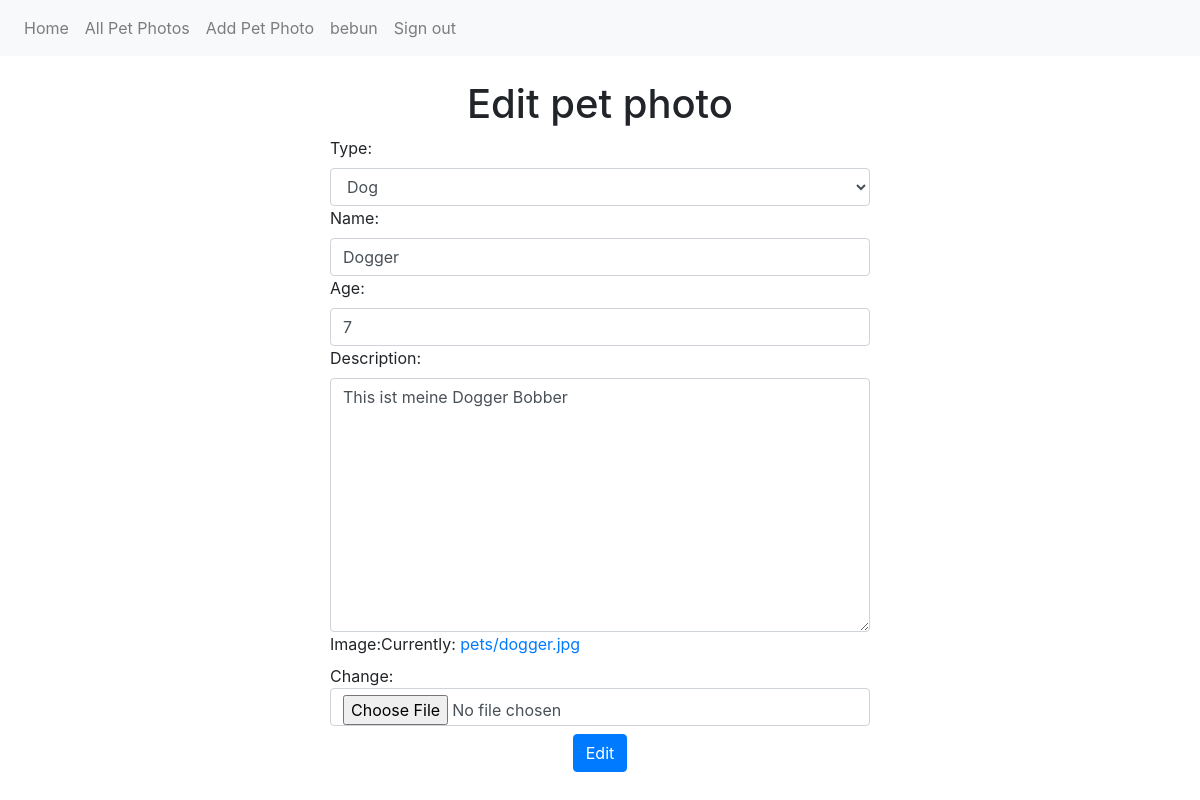
Page /pets/edit/9/ (signed in) on the earlier database version.
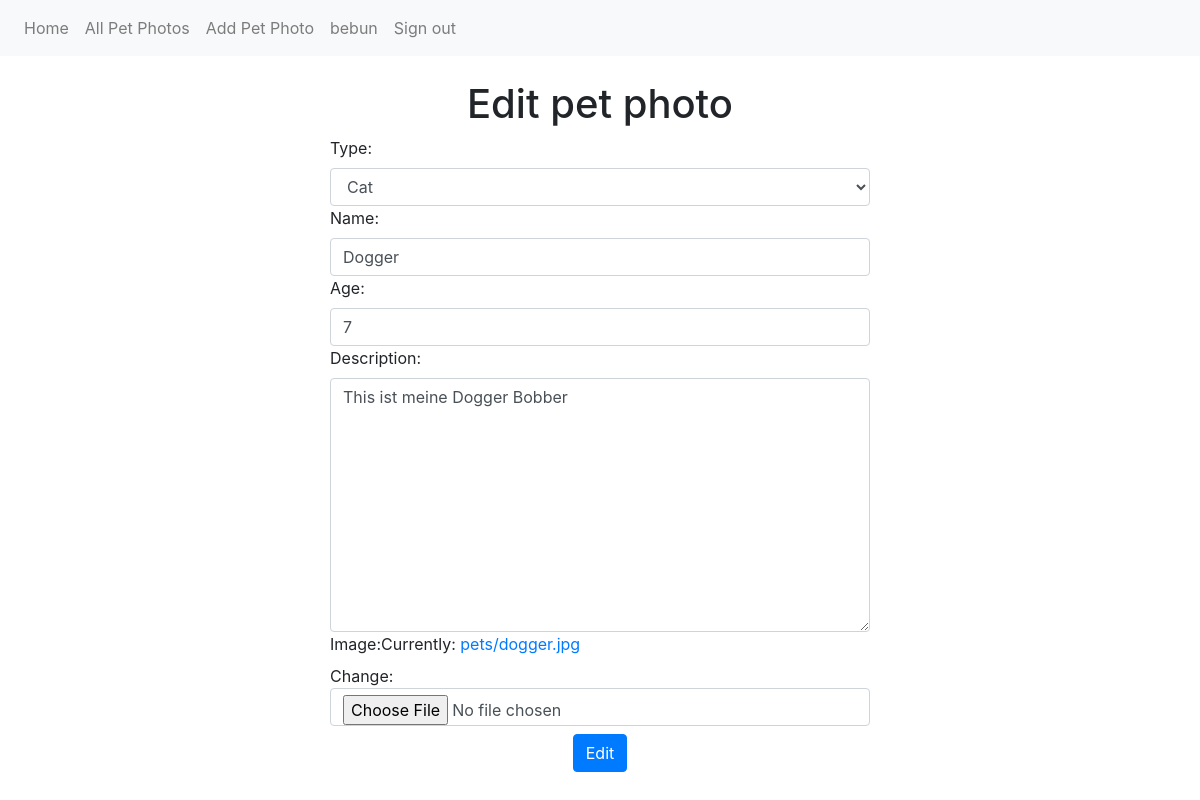
Same page on the later database version.
### Petstagram/pets/models.py (models this page shows, shortened)
class Pet(models.Model):
    DOG = 'dog'
    CAT = 'cat'
    PARROT = 'parrot'
    UNKNOWN = 'unknown'
    PET_TYPES = (
        (DOG, 'Dog'),
        (CAT, 'Cat'),
        (PARROT, 'Parrot'),
        (UNKNOWN, 'Unknown'),
    )
    type = models.CharField(max_length=7, choices=PET_TYPES, default=UNKNOWN)
    name = models.CharField(max_length=6, blank=False)
    age = models.IntegerField(blank=False)
    description = models.TextField(blank=False)
    image = models.ImageField(
        upload_to='pets',
    )
    user = models.ForeignKey(UserProfile, on_delete=models.CASCADE)

### Petstagram/pets/views.py (the view, shortened to what this page needs)
# urls.py: path('edit/<int:pk>/', UpdatePetView.as_view(), name='edit pet'),
class UpdatePetView(auth_mixins.LoginRequiredMixin, views.UpdateView):
    template_name = 'pet_edit.html'
    model = Pet
    form_class = PetForm

### Petstagram/pets/forms/pet_form.py
class PetForm(forms.ModelForm):
    def __init__(self, *args, **kwargs):
        super().__init__(*args, **kwargs)
        for (_, field) in self.fields.items():
            field.widget.attrs['class'] = 'form-control'
    class Meta:
        model = Pet
        exclude = ('user',)
        widgets = {
            'image_url': forms.TextInput(
                attrs={
                    'id': 'img_input',
                }
            )
        }

### templates/pet_edit.html (shortened to what this page needs)
{% extends 'shared/site.html' %}
{% block site_content %}
    <h1 class="text-center">Edit pet photo</h1>
    <div class="row">
        <div class="col-lg-3"></div>
        <div class="col-lg-6">
            <form method="post" action="{% url 'edit pet' pet.pk %}" class="furniture-form" enctype="multipart/form-data">
                {{ form }}
                <button class="btn btn-primary mt-2 mx-auto d-block" type="submit">Edit</button>
            </form>
        </div>
        <div class="col-lg-3"></div>
    </div>
{% endblock %}

### templates/shared/site.html (shortened to what this page needs)
<!DOCTYPE html>
<html lang="en">
<head>
    <link rel="stylesheet" href="https://stackpath.bootstrapcdn.com/bootstrap/4.3.1/css/bootstrap.min.css"
>
    <link rel="stylesheet" href="https://stackpath.bootstrapcdn.com/font-awesome/4.7.0/css/font-awesome.min.css"
>
</head>
<body>
<nav class="navbar navbar-expand-lg navbar-light bg-light" style="margin-bottom:2%">
    <div class="collapse navbar-collapse" id="navbarNavDropdown">
        <ul class="navbar-nav">
            <a class="nav-link" href="/">Home</a>
            <a class="nav-link" href="{% url 'list pets' %}">All Pet Photos</a>
            <a class="nav-link" href="{% url 'create pet' %}">Add Pet Photo</a>
            {% if user.is_authenticated %}
                <li class="nav-item">
                    <a class="nav-link" href="{% url 'user profile' user.pk %}">{{ user.username }}</a>
                </li>
                <li class="nav-item">
                    <a class="nav-link" href="{% url 'signout user' %}">Sign out</a>
                </li>
            {% endif %}
        </ul>
    </div>
</nav>
<div class="container">
    {% block site_content %}
    {% endblock %}
</div>
</body>
</body>
</html>

Differences in the rows shown:
changed Pet "Dogger": type "Dog" → "Cat"
